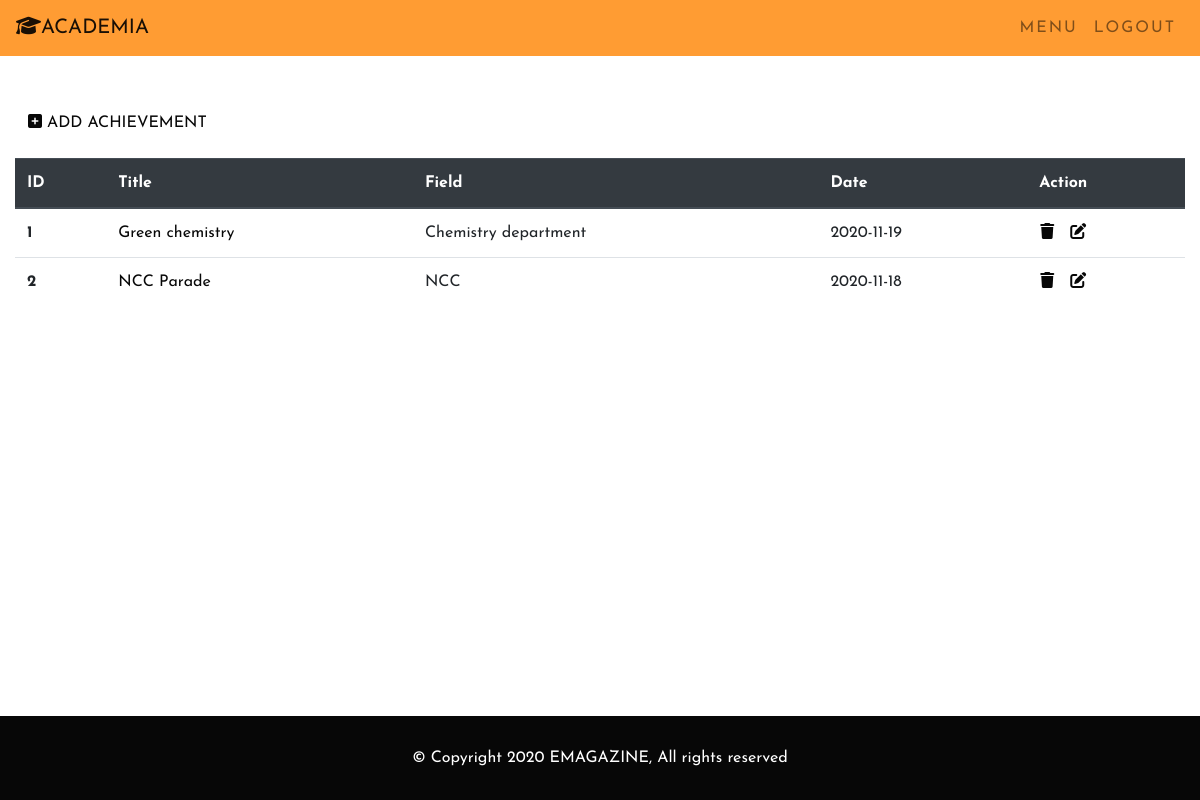
The app's page /options/atab/ with its own data.
### EMAG_APP/models.py (models this page shows, shortened)
class Achievement(models.Model):
    user_id = models.ForeignKey(
        to=User, on_delete=models.CASCADE, null=True, related_name='achievements')
    achievement_title = models.CharField(
        max_length=755, null=False, blank=False, unique=True)
    achievement_field = models.TextField(
        null=True, blank=True)
    achievement_data = models.FileField(null=True, blank=True)
    achievement_banner = models.ImageField(null=False, blank=False)
    achievement_tags = models.CharField(max_length=400, null=True, blank=True)
    achievement_description = models.TextField(null=False, blank=False)
    uploaded_at = models.DateTimeField(default=timezone.now)

### EMAG_APP/views.py (the view)
# urls.py: path('options/atab/', atab_view),
def atab_view(request):
    atab = Achievement.objects.all()
    return render(request, "emag_admin/atab.html", {"atab": atab})

### EMAG_APP/templates/emag_admin/atab.html (shortened to what this page needs)
{% extends 'lognav.html' %}
{% load static %}
{% block body %}
<div class="container-fluid my-5">
  <div class="my-3">
    <button class="btn"><a href="/add-achievement/" ><i class="fas fa-plus-square"></i> ADD ACHIEVEMENT </a></button>
  </div>
    <table class="table">
        <thead class="thead-dark">
          <tr>
            <th scope="col">ID</th>
            <th scope="col">Title</th>
            <th scope="col">Field</th>
            <th scope="col">Date</th>
            <th scope="col">Action</th>
          </tr>
        </thead>
        <tbody>
        {% for at in atab %}
          <tr>
            <th scope="row">{{ forloop.counter }}</th>
            <td><a href="/achievements/{{ at.id }}">{{ at.achievement_title }}</a></td>
            <td>{{ at.achievement_field }}</td>
            <td>{{ at.uploaded_at | date:'Y-m-d' }}</td>
            <td>
              <div class="row">
                <a
                  class="confirm-delete px-3"
                  title="Delete"
                  data-toggle="modal"
                  data-target="#confirmDeleteModal"
                  id="{{at.id}}"
                >
                  <i class="fas fa-trash"></i>
                </a>
                <a href="/update/achievement/{{at.id}}"><i class="fas fa-edit"></i></a>
              </div>
            </td>
          </tr>
          {% endfor %}
        </tbody>
      </table>
</div>
{% endblock %}

### EMAG_APP/static/css/style.css (style rules this page uses)
body { font-family: "Josefin Sans", sans-serif; -webkit-background-size: cover; -moz-background-size: cover; background-size: cover; -o-background-size: cover; background-color: #fff; color: #070707; margin-bottom: 150px; }
* { margin: 0; padding: 0; list-style: none; text-decoration: none; }
a { text-decoration: none; color: #070707; }

### records on screen
Achievement: achievement_title "Green chemistry", achievement_field "Chemistry department", uploaded_at "2020-11-19"
Achievement: achievement_title "NCC Parade", achievement_field "NCC", uploaded_at "2020-11-18"
